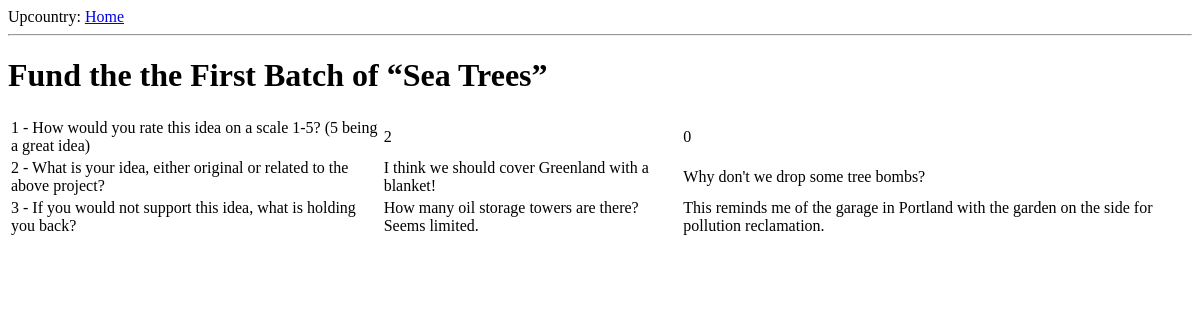
/results/2, run on an earlier commit of the app's database.
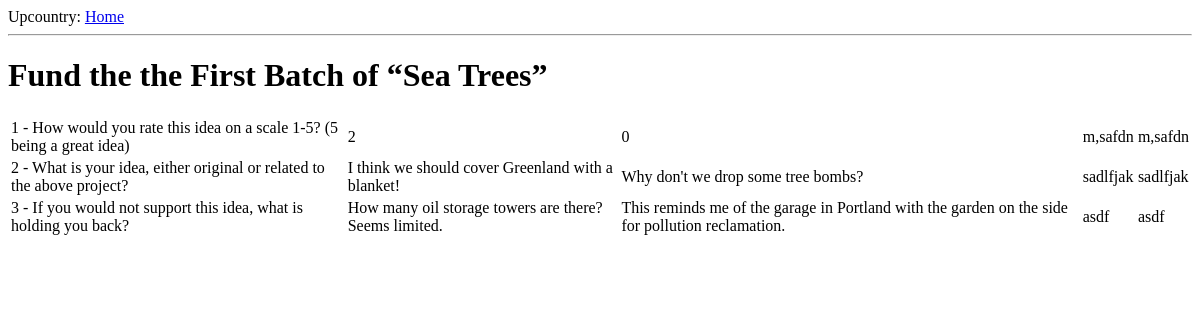
And on a later commit of the database.
### app/models.py (models this page shows, shortened)
class Post(db.Model):
    id = db.Column(db.Integer, primary_key=True)
    timestamp = db.Column(db.DateTime, default=datetime.utcnow)
    author = db.Column(db.String(64))
    title = db.Column(db.String(140))
    body = db.Column(db.String(500))
    questions = db.relationship('Question', backref='post', lazy='dynamic')
    comments = db.relationship('Comment', backref='post', lazy='dynamic')

class Question(db.Model):
    id = db.Column(db.Integer, primary_key=True)
    post_id = db.Column(db.Integer, db.ForeignKey('post.id'))
    type = db.Column(db.String(1))
    body = db.Column(db.String(250))
    answers = db.relationship('Answer', backref='question', lazy='dynamic')

class Answer(db.Model):
    id = db.Column(db.Integer, primary_key=True)
    question_id = db.Column(db.Integer, db.ForeignKey('question.id'))
    response_id = db.Column(db.Integer, db.ForeignKey('response.id'))
    type = db.Column(db.String(1))
    body = db.Column(db.String(500))

### app/views.py (the view)
@app.route('/results/<post_id>')
def results(post_id=0):
    if post_id == 0:
        post = Post.query.order_by(Post.timestamp.desc())
    else:
        post = Post.query.filter_by(id=post_id)
    questions = Question.query.filter_by(post_id=post[0].id)
    relevant_answers = []
    for question in questions:
        answers = Answer.query.filter_by(question_id=question.id)
        for answer in answers:
            relevant_answers.append(answer)
    return render_template('results.html',
                           post=post[0],
                           questions=questions,
                           answers=relevant_answers,
                           title=post[0].title+' Results')

### app/templates/results.html
{% extends 'base.html' %}
{% block content %}
<h1>{{ post.title }}</h1>
  <table>
  {% for question in questions %}
    <tr><td>{{ question.id }} - {{ question.body }}</td>
    {% for answer in answers %}
      {% if answer.question_id == question.id %}
      <td>{{ answer.body }}</td>
      {% endif %}
    {% endfor %}
    </tr>
  {% endfor %}
  </table>
{% endblock %}

### app/templates/base.html (shortened to what this page needs)
<html>
  <head>
  </head>
  <body>
    <div>Upcountry: <a href="/index">Home</a></div>
    <hr>
    {% block content %}{% endblock %}
  </body>
</html>

What changed in the data, as far as the page shows it:
added Answer: body "m,safdn", shown under Question "How would you rate this idea on a scale 1-5? (5 being a great idea)"
added Answer: body "m,safdn", shown under Question "How would you rate this idea on a scale 1-5? (5 being a great idea)"
added Answer: body "sadlfjak", shown under Question "What is your idea, either original or related to the above project?"
added Answer: body "sadlfjak", shown under Question "What is your idea, either original or related to the above project?"
added Answer: body "asdf", shown under Question "If you would not support this idea, what is holding you back?"
added Answer: body "asdf", shown under Question "If you would not support this idea, what is holding you back?"
